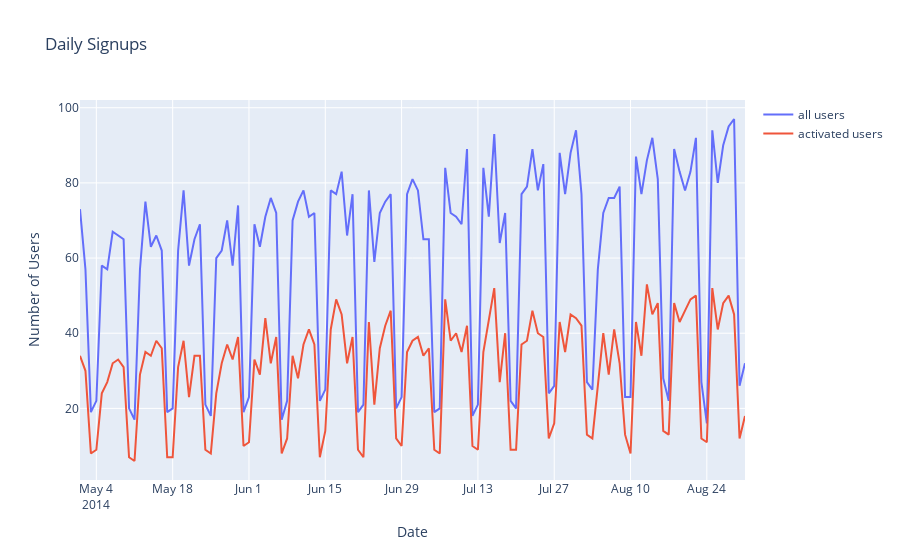

Notebook source saved alongside this figure:
### Code cell
date = activation_rate['date']
all_users = activation_rate['all_users']
activated_users = activation_rate['activated_users']

fig = go.Figure()
fig.add_trace(go.Scatter(x=date, y=all_users,mode='lines',name='all users'))
fig.add_trace(go.Scatter(x=date, y=activated_users,mode='lines',name='activated users'))

fig.update_layout(title='Daily Signups',xaxis_title='Date',yaxis_title='Number of Users')

fig.write_html('Figures/Daily_Signups.html')
fig.show()
